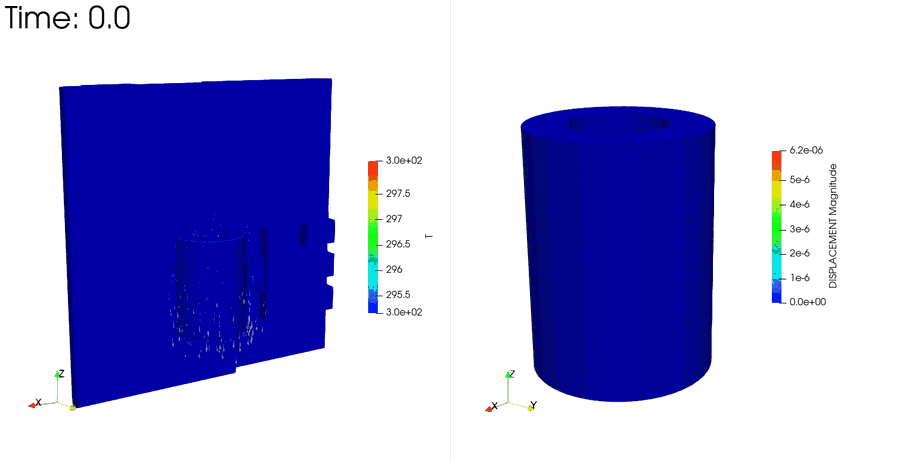
#> input picture sample/102_0_openfoam_hollow_cylinder_heat_transfer/ani/ani.gif, 900 x 460 px, found by its file name
$ python compress_preview_gif.py
#> lines starting #> are read from the running program, lines starting #| are printed output that depends on the picture
#!/usr/bin/env python3
"""ParaViewで作った大きなGIFからGitHub README用の軽量版を作る。"""

from __future__ import annotations

import argparse
from pathlib import Path

from PIL import Image


HERE = Path(__file__).resolve().parent
DEFAULT_INPUT = HERE.parent / "ani" / "ani.gif"
DEFAULT_OUTPUT = HERE.parent / "data" / "thermal_expansion_temperature_preview.gif"


def main() -> int:
    parser = argparse.ArgumentParser(description="README掲載用にGIFを縮小・減色する")
    parser.add_argument("--input", type=Path, default=DEFAULT_INPUT)
    parser.add_argument("--output", type=Path, default=DEFAULT_OUTPUT)
    parser.add_argument("--width", type=int, default=560)
    parser.add_argument("--frame-step", type=int, default=4)
    parser.add_argument("--colors", type=int, default=64)
    parser.add_argument("--duration-ms", type=int, default=200)
    args = parser.parse_args()

    args.output.parent.mkdir(parents=True, exist_ok=True)
    frames: list[Image.Image] = []
    with Image.open(args.input) as source:
#> source is the input picture: PIL image 900x460 P; mean R, G, B 172.2, 173, 220.6
        height = round(source.height * args.width / source.width)
#> height = 286
        for frame_index in range(0, source.n_frames, args.frame_step):
            source.seek(frame_index)
            resized = source.convert("RGB").resize((args.width, height), Image.Resampling.LANCZOS)
            frames.append(
                resized.quantize(colors=args.colors, method=Image.Quantize.MEDIANCUT)
            )
#> this loop made 31 passes
#> pass 1, in main, `resized = source.convert("RGB").resize((args.width, height), Image.Res..`:
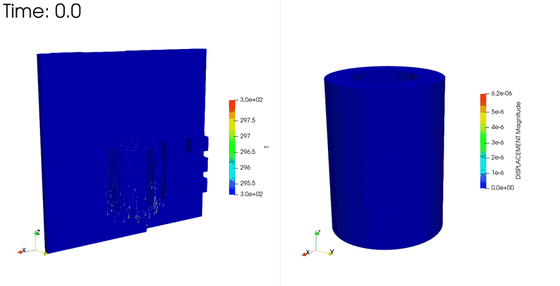
#> resized: PIL image 560x286 RGB; mean R, G, B 172.1, 173, 220.5
#> pass 2, in main, `resized = source.convert("RGB").resize((args.width, height), Image.Res..`:
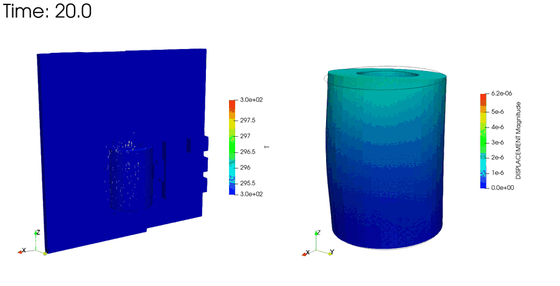
#> resized: PIL image 560x286 RGB; mean R, G, B 172.1, 182.3, 221.1
#> pass 3, in main, `resized = source.convert("RGB").resize((args.width, height), Image.Res..`:
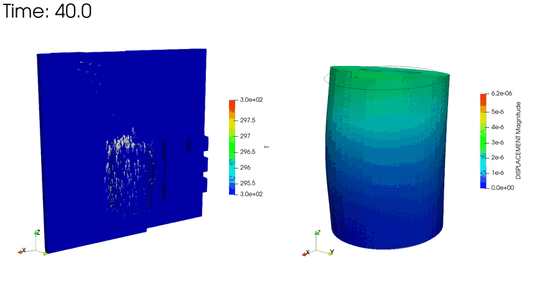
#> resized: PIL image 560x286 RGB; mean R, G, B 171.6, 184.7, 219.6
#> after the loop:
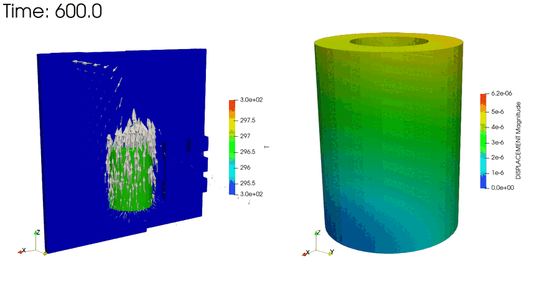
#> resized: PIL image 560x286 RGB; mean R, G, B 166.4, 188, 195.2
#> after the loop:
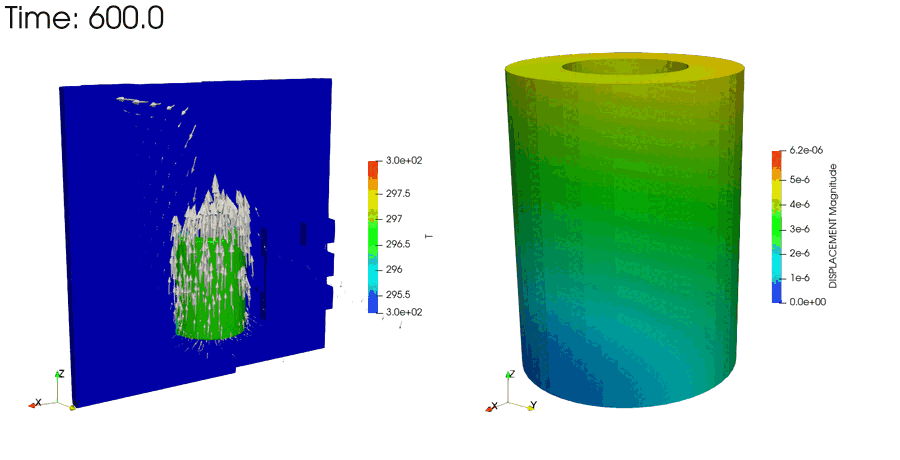
#> source: PIL image 900x460 RGB; mean R, G, B 166.5, 188.1, 195.3
#> after the loop, frames = 31 items

    if not frames:
        raise ValueError(f"GIFにフレームがありません: {args.input}")
    frames[0].save(
        args.output,
        save_all=True,
        append_images=frames[1:],
        duration=args.duration_ms,
        loop=0,
        optimize=True,
        disposal=2,
    )
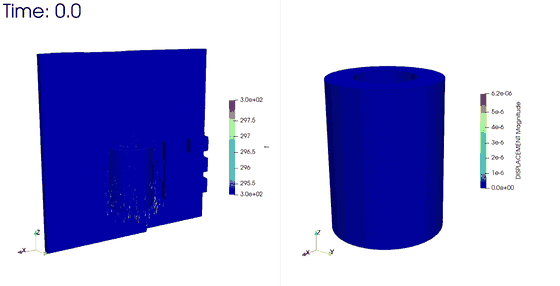
#> saved as thermal_expansion_temperature_preview.gif: PIL image 560x286 P; mean R, G, B 172.2, 172.8, 220.9
    print(
        f"saved {args.output}: {len(frames)} frames, "
        f"{args.width}x{height}, {args.output.stat().st_size / 1024 / 1024:.2f} MiB"
    )
#| saved sample/101_1_frontistr_cht_box_thermal_expansion/data/thermal_expansion_temperature_preview.gif: 31 frames, 560x286, 0.86 MiB
    return 0


if __name__ == "__main__":
    raise SystemExit(main())
#> (the program exits here)
